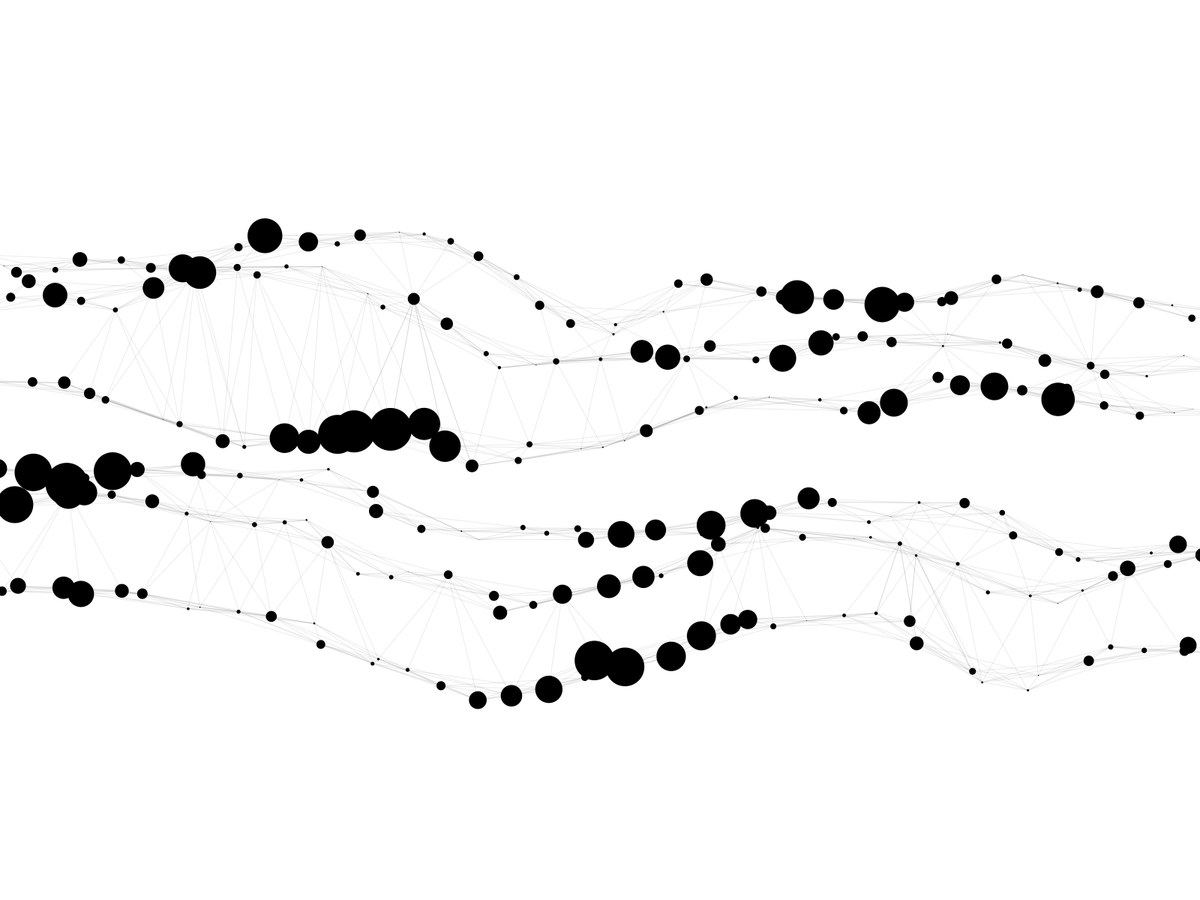
Frame 1 (no input)
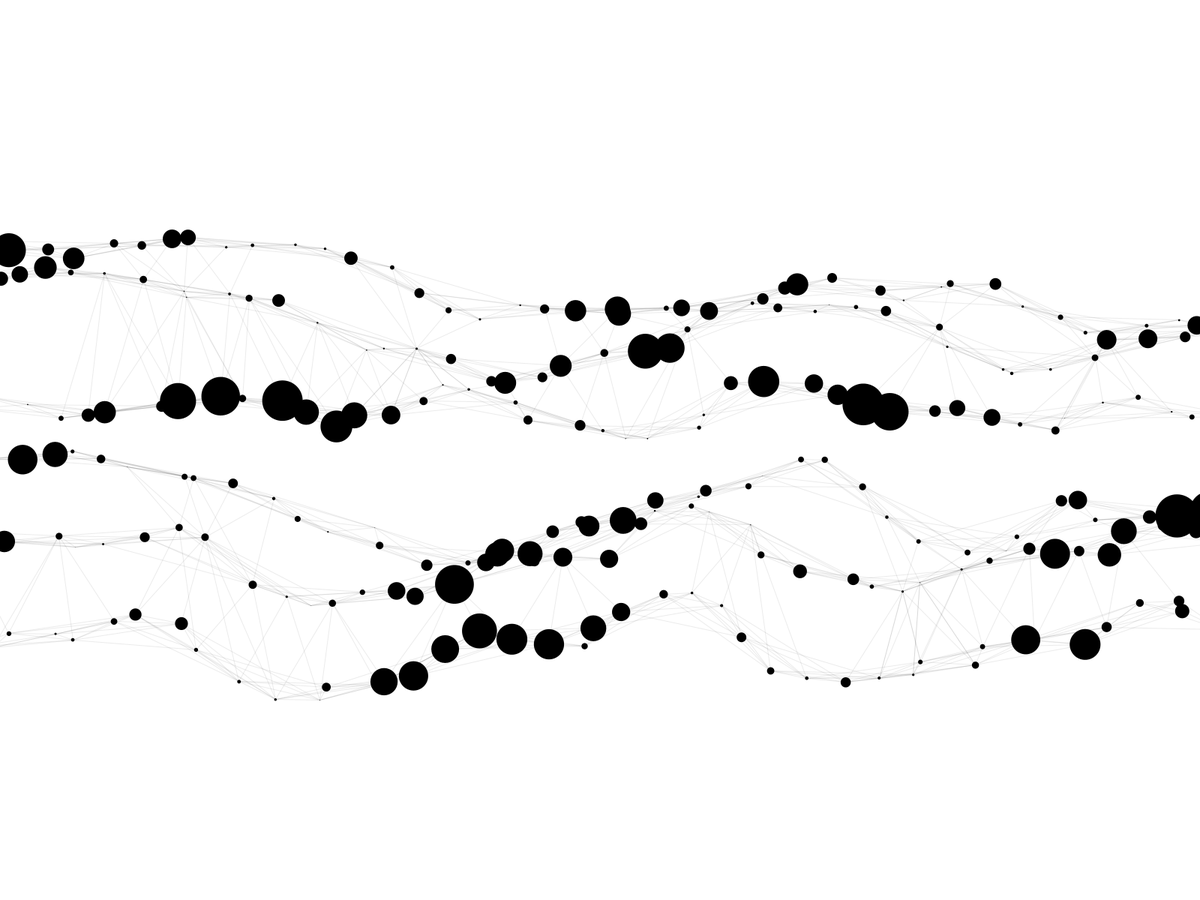
Frame 60 (the mouse pressed at the canvas centre just before this capture)
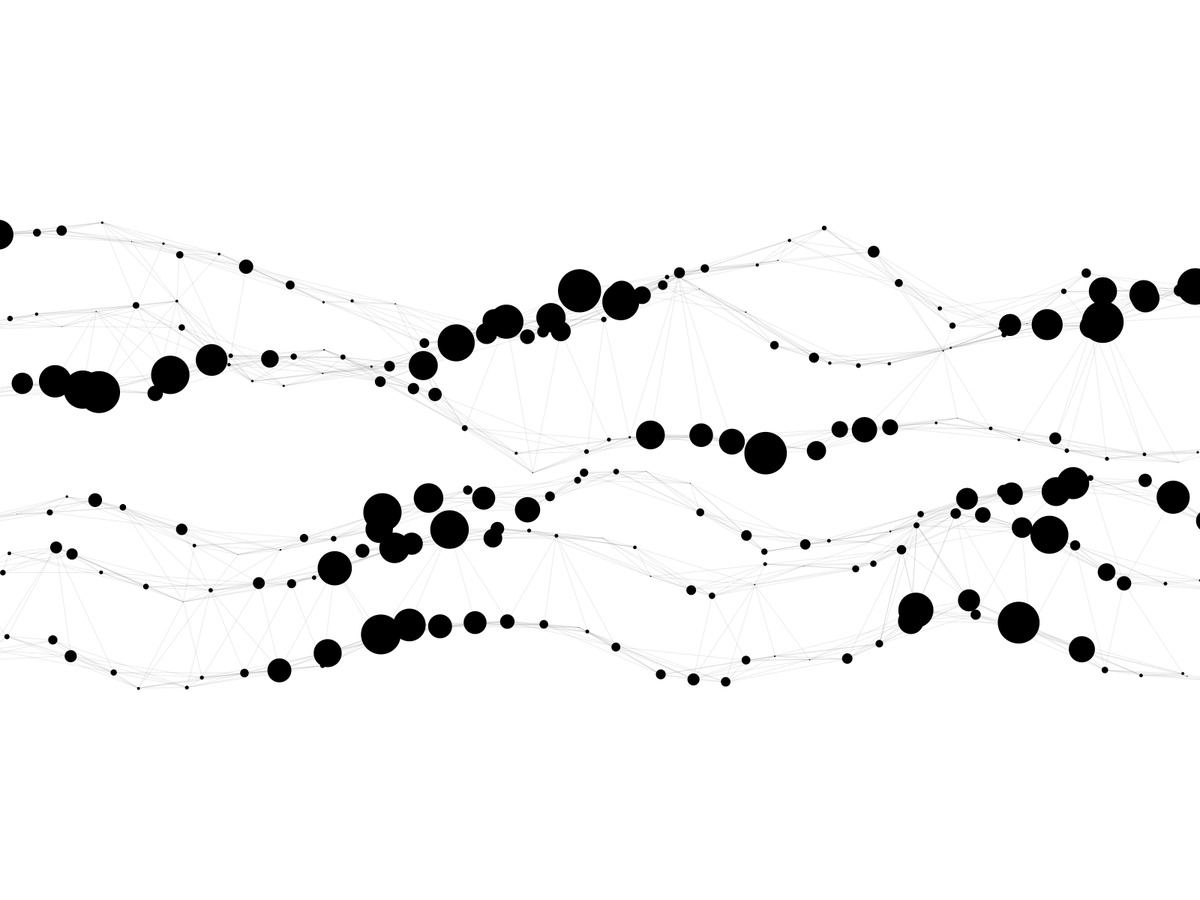
Frame 120 (the mouse held since frame 60 and released just before this capture)

The Processing sketch that drew these frames (run headless with seeded random() and noise(); from frame 60 on, the mouse is pressed at the canvas centre):

// Processing sketch: dots
// ── dots.pde
Waves[] ws;
PGraphics pg;
void settings() {
  fullScreen();
  // size(1000, 600);
}

void setup() {
  pg = createGraphics(width, height);
  ws = new Waves[2];
  ws[0] = new Waves(pg, -150);
  ws[1] = new Waves(pg, 150);
}

void draw() {
  surface.setTitle(nf(frameRate, 2, 1));
  pg.beginDraw();
  pg.background(255);
  ws[0].draw();
  ws[1].draw();
  pg.endDraw();
  image(pg, 0, 0);
}

// ── Wave.pde
class Wave {
  float xoff;
  float yoff;
  float ypos = 0;
  PGraphics canvas;
  int index;
  int unit = 40;
  int numberOfPoints = (width / unit) + 3;
  int w;

  PVector[] points;
  float[] radius;
  float[] dist;

  Wave(int _i, PGraphics _c, float _yo, float _yp) {
    index = _i;
    canvas = _c;
    yoff = _yo;
    ypos = _yp;
    points = new PVector[numberOfPoints];

    radius = new float[numberOfPoints];
    dist = new float[numberOfPoints];
    for (int i = 0; i < numberOfPoints; i++) {
      radius[i] = random(2, 20);
      dist[i] = random(-20, 20);
    }
  }

  void draw() {
    update();
    render();
  }

  void update() {}

  void render() {
    // canvas.beginShape();

    // float xoff = 0;       // Option #1: 2D Noise
    float xoff = yoff;    // Option #2: 1D Noise

    // Iterate over horizontal pixels
    float amp = 150;
    int c = 0;
    for (float x = -unit; x <= width + unit; x += unit) {
      float y = map(noise(xoff, yoff), 0, 1, -1 * amp, amp) + ypos; // Option #1: 2D Noise
      // float y = map(noise(xoff), 0, 1, -50, 50) + ypos;    // Option #2: 1D Noise

      // canvas.curveVertex(x, y);

      canvas.fill(0, 255);
      canvas.noStroke();
      // canvas.ellipse(x, y, 10, 10);
      canvas.ellipse(x + dist[c], y, radius[c] * (1 + sin(xoff * 2) * 2), radius[c] * (1 + sin(xoff * 2) * 2));
      // Increment x dimension for noise
      xoff += 0.15;

      points[c] = new PVector(x + dist[c], y);
      for (int i = c - 1; i > -1 && i > (c - 5); i--) {
        canvas.stroke(0, 20);
        canvas.strokeWeight(1);
        canvas.line(x + dist[c], y, points[i].x, points[i].y);
      }

      if (c != 0 && c != numberOfPoints - 1) {
        dist[c] += map(noise(xoff, yoff + c * 0.01), 0, 1, -0.5, 0.5);
      }

      c++;
    }
    // increment y dimension for noise
    yoff += 0.01;
    // vertex(width, height);
    // vertex(0, height);

    canvas.noFill();
    canvas.stroke(0, 255);
    canvas.strokeWeight(2);
    // canvas.endShape();
  }


}

// ── Waves.pde
class Waves {
  PGraphics pg;
  float yoffset;
  Wave[] waves;
  int[][] connectionNumber;

  Waves(PGraphics _p, float _y) {
    // pg = createGraphics(width, height);
    pg = _p;
    yoffset = _y;
    waves = new Wave[3];
    waves[0] = new Wave(0, pg, random(0, 5), height * 0.5 + _y);
    waves[1] = new Wave(1, pg, random(0, 5), height * 0.45 + _y);
    waves[2] = new Wave(2, pg, random(0, 5), height * 0.6 + _y);
    // waves[0] = new Wave(0, pg, 0, height * 0.5 + _y);
    // waves[1] = new Wave(1, pg, 0.25, height * 0.45 + _y);
    // waves[2] = new Wave(2, pg, 0.5, height * 0.6 + _y);

    connectionNumber = new int[2][waves[0].numberOfPoints];
    for (int i = 0; i < connectionNumber[0].length; i++) {
      if (random(1) > 0.8) {
        connectionNumber[0][i] = floor(random(2)) + 1;
      } else {
        connectionNumber[0][i] = 0;
      }
      if (random(1) > 0.8) {
        connectionNumber[1][i] = floor(random(2)) + 1;
      } else {
        connectionNumber[1][i] = 0;
      }
      print(connectionNumber[0][i]);
      print(", ");
      print(connectionNumber[1][i]);
      println("");
    }
  }

  void draw() {
    update();
    render();
  }

  void update() {

  }

  void render() {
    // pg.beginDraw();
    // pg.background(255);
    waves[0].draw();
    waves[1].draw();
    waves[2].draw();
    drawConnection();
    // pg.endDraw();
    // image(pg, 0, 0);
  }

  void drawConnection() {
    pg.stroke(0, 20);
    pg.strokeWeight(1);
    for (int i = 0; i < connectionNumber[0].length; i++) {
      int n = connectionNumber[0][i];
      for (int j = 1; j <= n; j++) {
        if (i - j >= 0) {
          pg.line(
          waves[0].points[i].x,
          waves[0].points[i].y,
          waves[1].points[i - j].x,
          waves[1].points[i - j].y);
          pg.line(
          waves[0].points[i].x,
          waves[0].points[i].y,
          waves[2].points[i - j].x,
          waves[2].points[i - j].y);
        }

        if (i + j < connectionNumber[0].length) {
          pg.line(
            waves[0].points[i].x,
            waves[0].points[i].y,
            waves[1].points[i + j].x,
            waves[1].points[i + j].y);

          pg.line(
            waves[0].points[i].x,
            waves[0].points[i].y,
            waves[2].points[i + j].x,
            waves[2].points[i + j].y);
        }
      }
      n = connectionNumber[1][i];
      for (int j = 1; j <= n; j++) {
        if (i - j >= 0) {
          // pg.line(
          // waves[0].points[i].x,
          // waves[0].points[i].y,
          // waves[1].points[i - j].x,
          // waves[1].points[i - j].y);
          pg.line(
          waves[0].points[i].x,
          waves[0].points[i].y,
          waves[2].points[i - j].x,
          waves[2].points[i - j].y);
        }

        if (i + j < connectionNumber[0].length) {
          // pg.line(
          //   waves[0].points[i].x,
          //   waves[0].points[i].y,
          //   waves[1].points[i + j].x,
          //   waves[1].points[i + j].y);

          pg.line(
            waves[0].points[i].x,
            waves[0].points[i].y,
            waves[2].points[i + j].x,
            waves[2].points[i + j].y);
        }
      }
    }
  }
}
